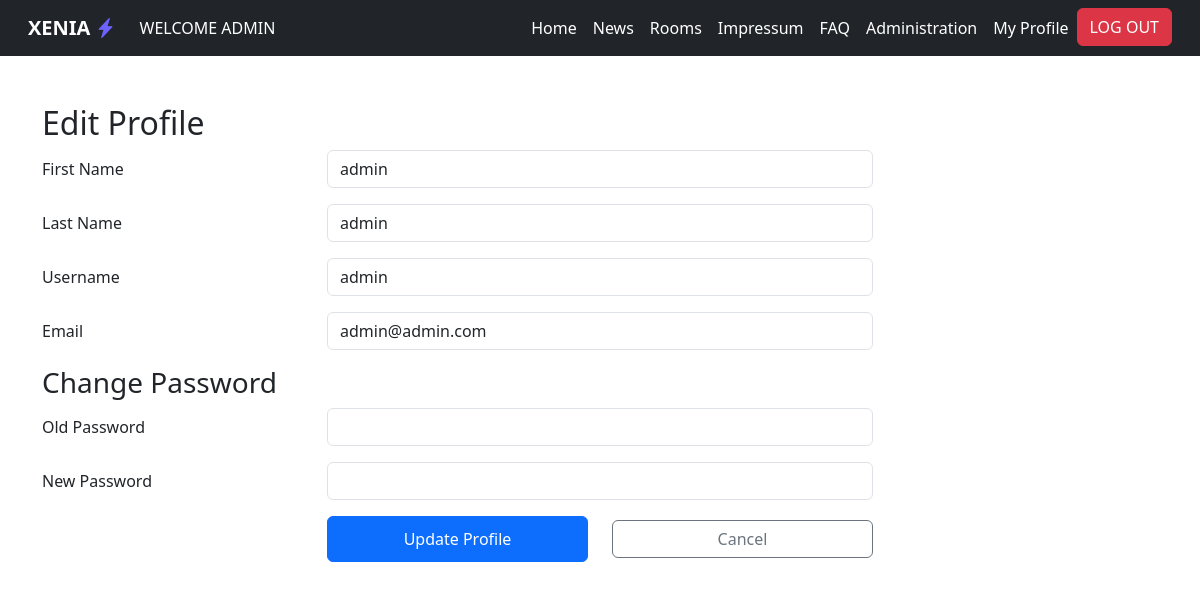
The page /Hotel-Website/includes/content/editUser.php?user_id=37 (signed in) on the database its author committed.
### tables this page shows
CREATE TABLE `users` (
  `user_id` int(11) NOT NULL,
  `gender` varchar(10) NOT NULL,
  `firstName` varchar(50) NOT NULL,
  `lastName` varchar(50) NOT NULL,
  `username` varchar(25) NOT NULL,
  `is_admin` tinyint(4) NOT NULL DEFAULT 0,
  `active` int(11) NOT NULL DEFAULT 0,
  `email` varchar(100) NOT NULL,
  `pwd` varchar(255) NOT NULL,
  `created_at` datetime NOT NULL DEFAULT current_timestamp()
);

### Hotel-Website/includes/content/editUser.php (the view, shortened to what this page needs)
<?php
require_once '../../config/dbaccess.php';
include("../components/header.php");
include("../components/navbar.php");
$connection = new mysqli($host, $dbusername, $dbpassword, $dbname);
$user_id = $_SESSION['user_id'];
$query = "SELECT firstName, lastName, username, email, pwd FROM users WHERE user_id = ?";
$stmt = $connection->prepare($query);
$stmt->bind_param("i", $user_id);
$stmt->execute();
$result = $stmt->get_result()->fetch_assoc();
?>
<div class="container my-5">
    <h2>Edit Profile</h2>
    <form method="post">
        <div class="row mb-3">
            <label class="col-sm-3 col-form-label">First Name</label>
            <div class="col-sm-6">
                <input type="text" class="form-control" name="firstName" value="<?php echo htmlspecialchars($result['firstName']); ?>" required>
            </div>
        </div>
        <div class="row mb-3">
            <label class="col-sm-3 col-form-label">Last Name</label>
            <div class="col-sm-6">
                <input type="text" class="form-control" name="lastName" value="<?php echo htmlspecialchars($result['lastName']); ?>" required>
            </div>
        </div>
        <div class="row mb-3">
            <label class="col-sm-3 col-form-label">Username</label>
            <div class="col-sm-6">
                <input type="text" class="form-control" name="username" value="<?php echo htmlspecialchars($result['username']); ?>" required>
            </div>
        </div>
        <div class="row mb-3">
            <label class="col-sm-3 col-form-label">Email</label>
            <div class="col-sm-6">
                <input type="email" class="form-control" name="email" value="<?php echo htmlspecialchars($result['email']); ?>" required>
            </div>
        </div>
        <h3>Change Password</h3>
        <div class="row mb-3">
            <label class="col-sm-3 col-form-label">Old Password</label>
            <div class="col-sm-6">
                <input type="password" class="form-control" name="old_password">
            </div>
        </div>
        <div class="row mb-3">
            <label class="col-sm-3 col-form-label">New Password</label>
            <div class="col-sm-6">
                <input type="password" class="form-control" name="new_password">
            </div>
        </div>
        <div class="row mb-3">
            <div class="offset-sm-3 col-sm-3 d-grid">
                <button type="submit" class="btn btn-primary">Update Profile</button>
            </div>
            <div class="col-sm-3 my-1 d-grid">
                <a class="btn btn-outline-secondary" href="../../index.php?page=profile" role="button">Cancel</a>
            </div>
        </div>
    </form>
</div>

### Hotel-Website/includes/components/navbar.php (shortened to what this page needs)
<?php
if (!empty($_SESSION['loggedin']) && $_SESSION['loggedin'] === true) {
    try {
        $connection = new mysqli($host, $dbusername, $dbpassword, $dbname);
        $id = (int)$_SESSION['user_id'];
        $stmt = $connection->prepare("SELECT username FROM users WHERE user_id = ?");
        $stmt->bind_param("i", $id);
        $stmt->execute();
        $result = $stmt->get_result();
        if ($row = $result->fetch_assoc()) {
            $username = htmlspecialchars($row["username"]);
        } else {
            $username = "Guest";
        }
    } catch (Exception $e) {
        error_log($e->getMessage());
        $username = "Guest";
    }
}
?>
<nav class="navbar navbar-expand-lg bg-dark navbar-dark">
    <div class="container-fluid">
        <a class="navbar-brand fw-bold ms-3" href="/Hotel-Website/index.php?page=home">XENIA <i class="bi bi-lightning-charge-fill" style="color: #6C63FF"></i></a>
        <div class="collapse navbar-collapse" id="navbarNav">
            <div class="navbar-nav">
                <?php if(isset($_SESSION["loggedin"])){?>
                    <a class="nav-link text-white text-uppercase" style="text-decoration:none;"> Welcome <?php echo $username?></a>
                <?php }?>
            </div>
            <div class="navbar-nav ms-auto">
                <a class="nav-link <?= ($_GET["page"] ?? "home") === "home" ? "active" : ""?>"  href="/Hotel-Website/index.php?page=home">Home</a>
                <a class="nav-link <?= ($_GET["page"] ?? "news") === "news" ? "active" : ""?>"  href="/Hotel-Website/index.php?page=news">News</a>
                <a class="nav-link  <?= ($_GET["page"] ?? "rooms") === "rooms" ? "active" : ""?>" href="/Hotel-Website/index.php?page=rooms">Rooms</a>
                <a class="nav-link  <?= ($_GET["page"] ?? "impressum") === "impressum" ? "active" : ""?>"  href="/Hotel-Website/index.php?page=impressum" class="text-decoration-none text-light">Impressum</a>
                <a class="nav-link  <?= ($_GET["page"] ?? "faq") === "faq" ? "active" : ""?>"  href="/Hotel-Website/index.php?page=faq" class="text-decoration-none text-light">FAQ</a>
                <?php if (isset($_SESSION["is_admin"]) && $_SESSION["is_admin"] === 1) {?>
                <a class="nav-link <?= ($_GET["page"] ?? "administration") === "administration" ? "active" : ""?>" href="/Hotel-Website/index.php?page=administration">Administration</a>
                <?php }?>
                <?php if(isset($_SESSION["loggedin"])) {?>
                    <a class="nav-link <?= ($_GET["page"] ?? "profile") === "profile" ? "active" : ""?>" href="/Hotel-Website/index.php?page=profile">My Profile</a>
                    <form action="/Hotel-Website/includes/content/login/logout.inc.php" method="post" class="d-inline">
                        <button type="submit" class="btn btn-danger me-3">LOG OUT</button>
                    </form>
                <?php } else { ?>
                    <form action="/Hotel-Website/index.php?page=login" method="post" class="d-inline">
                        <button type="submit" class="btn btn-danger me-3">LOGIN</button>
                    </form>
                <?php }?>
            </div>
        </div>
    </div>
</nav>

### rows shown on the page
users: username "ADMIN", firstName "admin", lastName "admin", username "admin", email "admin@admin.com"
